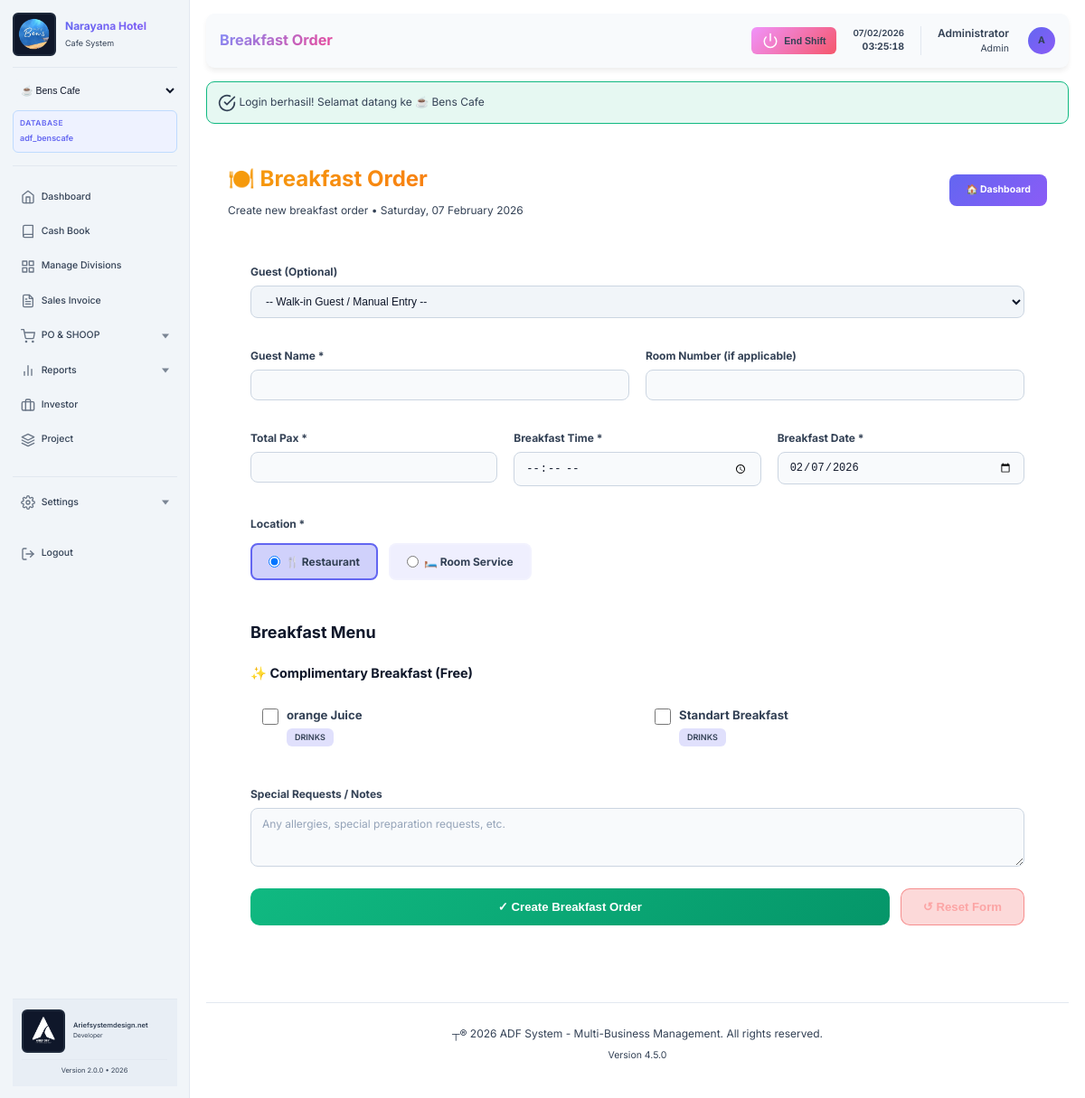
Page /adf_system/modules/frontdesk/breakfast.php (signed in) on the committed database.
### tables this page shows
CREATE TABLE `settings` (
  `id` int(11) NOT NULL AUTO_INCREMENT,
  `setting_key` varchar(100) NOT NULL,
  `setting_value` longtext DEFAULT NULL,
  `setting_type` varchar(50) DEFAULT 'string',
  `description` text DEFAULT NULL,
  `created_at` timestamp NOT NULL DEFAULT current_timestamp(),
  `updated_at` timestamp NOT NULL DEFAULT current_timestamp() ON UPDATE current_timestamp(),
  PRIMARY KEY (`id`),
  UNIQUE KEY `setting_key` (`setting_key`),
  KEY `idx_key` (`setting_key`)
);

CREATE TABLE `breakfast_menus` (
  `id` int(11) NOT NULL AUTO_INCREMENT,
  `menu_name` varchar(100) NOT NULL,
  `description` text DEFAULT NULL,
  `category` enum('western','indonesian','japanese','asian','drinks','beverages','extras') NOT NULL,
  `price` decimal(10,2) DEFAULT 0.00,
  `is_free` tinyint(1) DEFAULT 1 COMMENT 'TRUE = Free breakfast, FALSE = Extra/Paid',
  `is_available` tinyint(1) DEFAULT 1,
  `image_url` varchar(255) DEFAULT NULL,
  `created_at` timestamp NOT NULL DEFAULT current_timestamp(),
  `updated_at` timestamp NOT NULL DEFAULT current_timestamp() ON UPDATE current_timestamp(),
  PRIMARY KEY (`id`),
  KEY `idx_category` (`category`),
  KEY `idx_available` (`is_available`)
);

### adf_system/modules/frontdesk/breakfast.php (the view, shortened to what the rows shown need)
<?php
require_once '../../config/database.php';
$db = Database::getInstance();
$pdo = $db->getConnection();
try {
    $pdo->exec("CREATE TABLE IF NOT EXISTS breakfast_menus (
        id INT PRIMARY KEY AUTO_INCREMENT,
        menu_name VARCHAR(100) NOT NULL,
        description TEXT,
        category ENUM('western', 'indonesian', 'asian', 'drinks', 'beverages', 'extras') DEFAULT 'western',
        price DECIMAL(10,2) DEFAULT 0.00,
        is_free BOOLEAN DEFAULT TRUE COMMENT 'TRUE = Free breakfast, FALSE = Extra/Paid',
        is_available BOOLEAN DEFAULT TRUE,
        image_url VARCHAR(255),
        created_at TIMESTAMP DEFAULT CURRENT_TIMESTAMP,
        updated_at TIMESTAMP DEFAULT CURRENT_TIMESTAMP ON UPDATE CURRENT_TIMESTAMP,
        INDEX idx_category (category),
        INDEX idx_available (is_available),
        INDEX idx_free (is_free)
    ) ENGINE=InnoDB DEFAULT CHARSET=utf8mb4");
} catch (Exception $e) {}
$freeMenus = [];
try {
    $stmt = $pdo->query("SELECT * FROM breakfast_menus WHERE is_available = TRUE AND is_free = TRUE ORDER BY category, menu_name");
    $freeMenus = $stmt->fetchAll(PDO::FETCH_ASSOC);
} catch (Exception $e) {}
$pageTitle = 'Breakfast Order';
include '../../includes/header.php';
?>
<div class="breakfast-container">
    <div class="breakfast-header">
        <div>
            <h1>🍽️ Breakfast Order</h1>
        </div>
    </div>
    <div class="order-form-card">
        <form method="POST" action="" id="breakfastOrderForm">
            <div class="menu-section">
                <?php if (count($freeMenus) > 0): ?>
                <div class="menu-category">
                    <div class="menu-grid">
                        <?php foreach ($freeMenus as $menu): ?>
                        <div class="menu-item">
                            <label class="menu-checkbox">
                                <input type="checkbox" name="menu_items[]" value="<?php echo $menu['id']; ?>"
                                       onchange="toggleQuantity(this)">
                                <div class="menu-info">
                                    <div class="menu-name"><?php echo htmlspecialchars($menu['menu_name']); ?></div>
                                    <div class="menu-category-badge"><?php echo $menu['category']; ?></div>
                                </div>
                            </label>
                        </div>
                        <?php endforeach; ?>
                    </div>
                </div>
                <?php endif; ?>
            </div>
        </form>
    </div>
</div>
<?php include '../../includes/footer.php'; ?>

### adf_system/includes/header.php (shortened to what the rows shown need)
<!DOCTYPE html>
<html lang="<?php echo $_SESSION['user_language'] ?? 'id'; ?>">
<head>
    <link rel="stylesheet" href="<?php echo BASE_URL; ?>/assets/css/style.css?v=<?php echo time(); ?>">
</head>
<?php
$userTheme = 'dark';
if (isset($_SESSION['user_id'])) {
    try {
        require_once __DIR__ . '/../config/database.php';
        $db = Database::getInstance();
        $themeResult = $db->fetchOne(
            "SELECT theme FROM user_preferences WHERE user_id = ? AND branch_id = ? LIMIT 1",
            [$_SESSION['user_id'], ACTIVE_BUSINESS_ID]
        );
        if ($themeResult && !empty($themeResult['theme'])) {
            $userTheme = $themeResult['theme'];
        } else {
            $fallbackTheme = $db->fetchOne(
                "SELECT theme FROM user_preferences WHERE user_id = ? LIMIT 1",
                [$_SESSION['user_id']]
            );
            if ($fallbackTheme && !empty($fallbackTheme['theme'])) {
                $userTheme = $fallbackTheme['theme'];
            }
        }
    } catch (Exception $e) {
        $userTheme = 'dark';
        $themeError = $e->getMessage();
    }
}
?>
<body data-theme="<?php echo htmlspecialchars($userTheme); ?>" data-business="<?php echo ACTIVE_BUSINESS_ID; ?>" data-business-type="<?php echo BUSINESS_TYPE; ?>">
    <div class="main-wrapper">
        <aside class="sidebar">
            <div class="sidebar-header">
                <?php
                $companyNameSetting = $db->fetchOne("SELECT setting_value FROM settings WHERE setting_key = 'company_name'");
                $displayCompanyName = ($companyNameSetting && $companyNameSetting['setting_value'])
                    ? $companyNameSetting['setting_value']
                    : BUSINESS_NAME;
                ?>
                <div style="display: flex; align-items: center; gap: 0.875rem;">
                    <div style="flex: 1;">
                        <h1 class="logo" style="margin: 0; font-size: 1rem;"><?php echo htmlspecialchars($displayCompanyName); ?></h1>
                        <p style="color: var(--text-muted); font-size: 0.75rem; margin: 0; margin-top: 0.25rem;"><?php echo ucfirst(BUSINESS_TYPE); ?> System</p>
                    </div>
                </div>
                        <?php
                        require_once __DIR__ . '/../config/database.php';
                        ?>
            </div>
        </aside>
        <main class="main-content">
            <div class="top-bar">
                <div>
                    <h1 class="page-title"><?php echo $pageTitle ?? 'Dashboard'; ?></h1>
                </div>
            </div>
            <div class="page-content">

### adf_system/includes/footer.php (shortened to what the rows shown need)
           </div>
           <?php
           $footerCopyrightSetting = $db->fetchOne("SELECT setting_value FROM settings WHERE setting_key = 'footer_copyright'");
           $footerCopyright = $footerCopyrightSetting['setting_value'] ?? ('© ' . APP_YEAR . ' ' . APP_NAME . '. All rights reserved.');
           $footerVersionSetting = $db->fetchOne("SELECT setting_value FROM settings WHERE setting_key = 'footer_version'");
           $footerVersion = $footerVersionSetting['setting_value'] ?? ('Version ' . APP_VERSION);
           ?>
           <footer style="margin-top: 3rem; padding: 2rem 0; border-top: 1px solid var(--bg-tertiary); text-align: center; color: var(--text-muted);">
               <p><?php echo htmlspecialchars($footerCopyright); ?></p>
               <p style="font-size: 0.875rem; margin-top: 0.5rem;"><?php echo htmlspecialchars($footerVersion); ?></p>
           </footer>
       </main>
   </div>
</body>
</html>

### rows in the picture
settings: setting_value "Narayana Hotel"
breakfast_menus: menu_name "orange Juice", category "DRINKS"
breakfast_menus: menu_name "Standart Breakfast", category "DRINKS"
settings: setting_value "┬® 2026 ADF System - Multi-Business Management. All rights reserved."
settings: setting_value "Version 4.5.0"

### other values in the picture
BUSINESS_TYPE "Cafe"
$currentDb "adf_benscafe"
__('dashboard.title') "Dashboard"
__('cashbook.title') "Cash Book"
__('settings.divisions') "Manage Divisions"
__('settings.title') "Settings"
DEVELOPER_NAME "Ariefsystemdesign.net"
APP_VERSION "2.0.0"
APP_YEAR "2026"
$pageTitle "Breakfast Order"
$_SESSION['full_name'] "Administrator"
$_SESSION['role'] "Admin"
substr($_SESSION['full_name'] ?? 'U', 0, 1) "A"
$success "Login berhasil! Selamat datang ke ☕ Bens Cafe"
form field value "☕ Bens Cafe"
